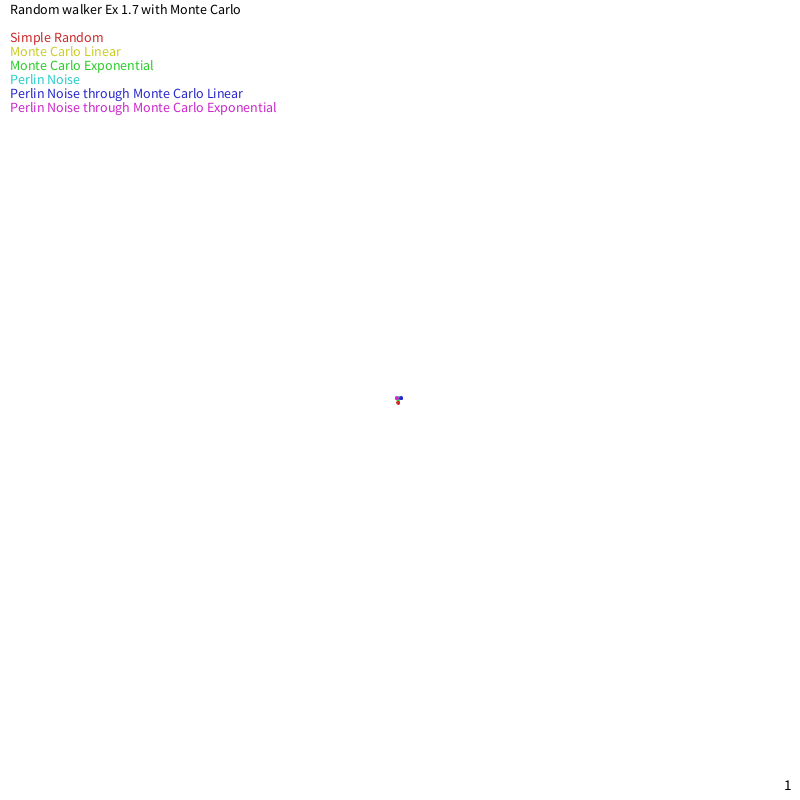
Frame 1 (no input)
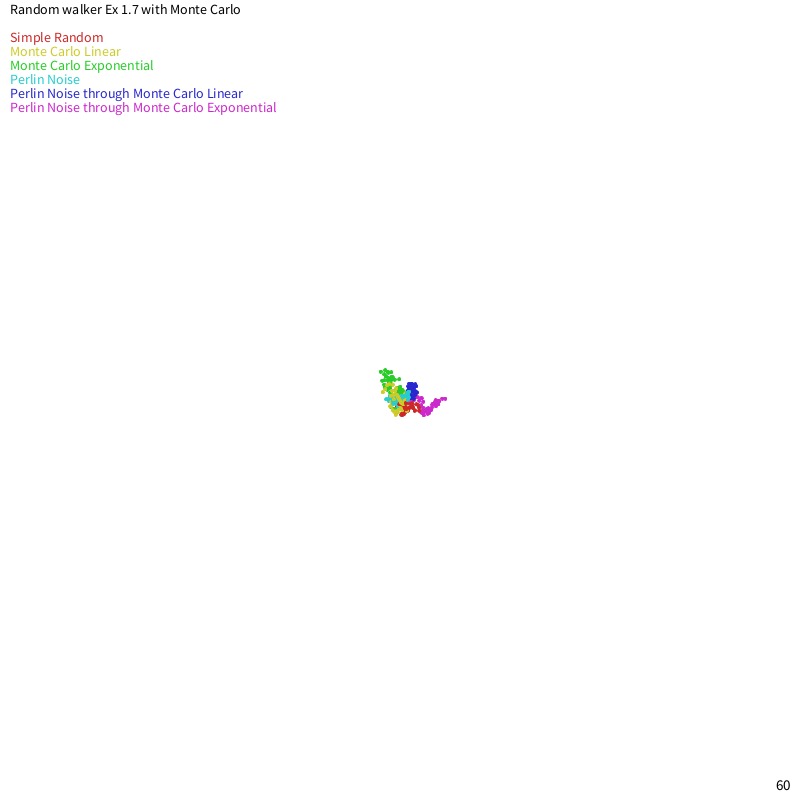
Frame 60 (the mouse pressed at the canvas centre just before this capture)
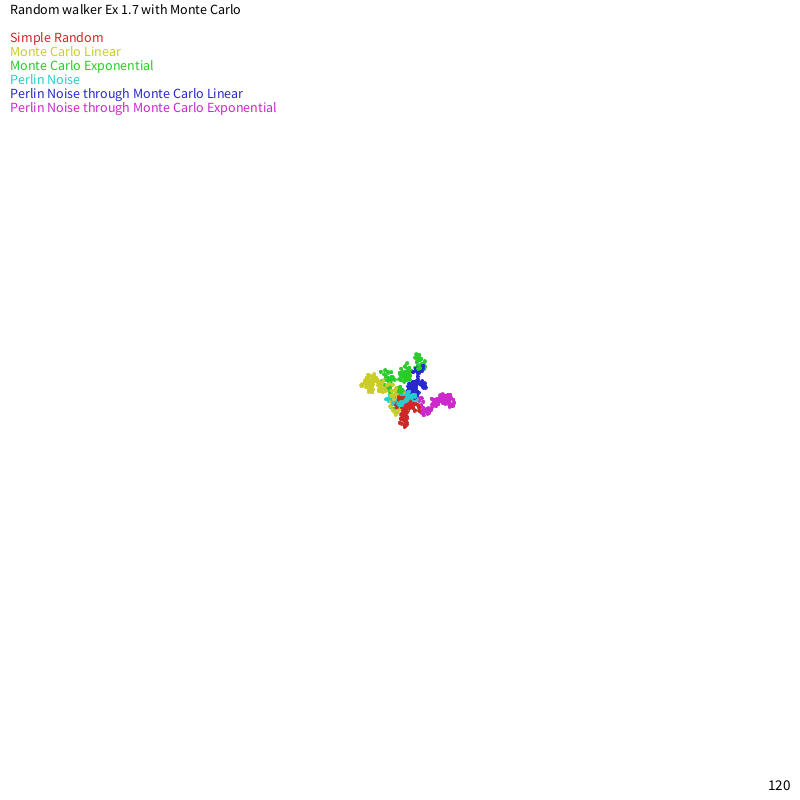
Frame 120 (the mouse held since frame 60 and released just before this capture)

The Processing sketch that drew these frames (run headless with seeded random() and noise(); from frame 60 on, the mouse is pressed at the canvas centre):

// Processing sketch: Noc01_07_ExI_7
// ── Noc01_07_ExI_7.pde
// Nature of Code
// Exercise I.7 Introducing Perlin noise into I.6 Monte Carlo walker
// Using vectors even though they haven't been introduced yet.

Walker[] walkers = new Walker[6];
int[] walkerColors = {0, 60, 120, 180, 240, 300};

int txtSize = 14;

int dotSaturation = 80;
int dotBrightness = 80;
int dotSize = 3;
int maxStep = 5;
int simulationStep = 0;

void setup() {
  colorMode(HSB, 360, 100, 100);
  size(800, 800);

  background(0, 0, 100);
  drawLegendItem("Random walker Ex 1.7 with Monte Carlo", 0, 0, 0);

  IRandom simpleRandom = new SimpleRandom();

  int walkIndex = 0;
  int walkerHue = walkerColors[walkIndex];
  Walker w = new Walker(walkerHue, simpleRandom);
  drawLegendItem("Simple Random", walkerHue, dotBrightness, walkIndex+2);
  walkers[walkIndex] = w;

  ++walkIndex;
  walkerHue = walkerColors[walkIndex];
  w = new Walker(walkerHue, new MonteCarlo(false, simpleRandom));
  drawLegendItem("Monte Carlo Linear", walkerHue, dotBrightness, walkIndex+2);
  walkers[walkIndex] = w;

  ++walkIndex;
  walkerHue = walkerColors[walkIndex];
  w = new Walker(walkerHue, new MonteCarlo(true, simpleRandom));
  drawLegendItem("Monte Carlo Exponential", walkerHue, dotBrightness, walkIndex+2);
  walkers[walkIndex] = w;

  ++walkIndex;
  walkerHue = walkerColors[walkIndex];
  w = new Walker(walkerHue, new PerlinNoise(1, 0.1));
  drawLegendItem("Perlin Noise", walkerHue, dotBrightness, walkIndex+2);
  walkers[walkIndex] = w;

  ++walkIndex;
  walkerHue = walkerColors[walkIndex];
  w = new Walker(walkerHue, new MonteCarlo(false, new PerlinNoise(100, 0.1)));
  drawLegendItem("Perlin Noise through Monte Carlo Linear", walkerHue, dotBrightness, walkIndex+2);
  walkers[walkIndex] = w;

  ++walkIndex;
  walkerHue = walkerColors[walkIndex];
  w = new Walker(walkerHue, new MonteCarlo(true, new PerlinNoise(1000, 1)));
  drawLegendItem("Perlin Noise through Monte Carlo Exponential", walkerHue, dotBrightness, walkIndex+2);
  walkers[walkIndex] = w;
}

void drawLegendItem(String text, int hue, int brightness, int row)
{
  textSize(txtSize);
  fill(hue, dotSaturation, brightness);
  text(text, 10, txtSize*(1+row));
}

void draw() {
  simulationStep++;

  for (int i = 0; i < walkers.length; i++) {
    walkers[i].step();
    walkers[i].display();
  }

  drawStepCount();
}

void drawStepCount() {
  int stepTextSize = 15;
  String simStepText = Integer.toString(simulationStep);
  int textWidth = (int)textWidth(simStepText);
  int xLoc = width-10-textWidth;
  int yLoc = height-10;
  fill(0, 0, 100);
  noStroke();
  rect(xLoc, yLoc-stepTextSize, textWidth+5, stepTextSize+2);
  fill(0, 0, 0);
  textSize(stepTextSize);
  text(simStepText, xLoc, yLoc);
}
// ── Randoms.pde
interface IRandom {
   // return next random number in range [0,1)
   float getRandom();
}


class MonteCarlo implements IRandom {
  IRandom valueGen;
  boolean isExponential;
  
  MonteCarlo(boolean isExponential, IRandom valueGen)
  {
    this.valueGen = valueGen;
    this.isExponential = isExponential;
  }
  
  float getRandom() {
    return nextMonteCarlo(isExponential);
  }

 // return next Monte Carlo number in range 0 (inclusive) to 1 (exclusive)
 private float nextMonteCarlo(boolean isExponential)
 {
   int loops = 0;
   
    while (loops < 1000) {
      float r1 = valueGen.getRandom();
      float r2 = valueGen.getRandom();
      if (isExponential && r2 < r1*r1) {
        return r1;
      } else if (!isExponential && r2 < r1) {
        return r1;
      }
      ++loops;
    }
    
    println((isExponential ? "Exp" : "Linear"),"failed to find a number in ",loops, "attempts");
    return 0;
  }
}

class SimpleRandom implements IRandom {
  float getRandom() {
    return random(1);
  }
}

class PerlinNoise implements IRandom {
  float seed;
  float step;
  
  PerlinNoise(float seed, float step)
  {
    this.seed = seed;
    this.step = step;
  }
  
  float getRandom() {
    seed += step;
    return noise(seed);
  }
  
}
// ── Walker.pde
class Walker {
  float x;
  float y;
  boolean isExponential;
  int walkerColor;
  IRandom stepSizeGen;
  
  Walker(int col, IRandom stepSizeGen) {
    x = width/2;
    y = height/2;
    this.walkerColor = col;
    this.stepSizeGen = stepSizeGen;
  }

  void display() {
    stroke(walkerColor,dotSaturation,dotBrightness);
    fill(walkerColor,dotSaturation,dotBrightness);
    ellipse(x,y,dotSize,dotSize);
  }

  void step() {
    float stepSize = stepSizeGen.getRandom() * maxStep;
    PVector direction = new PVector(random(-1,1),random(-1,1));
    direction.setMag(stepSize);
    x += direction.x;
    y += direction.y;
    
    if (y > height) {
      y = 0;
    } else if (x > width) {
      x = 0;
    } else if (x < 0) {
      x = width;
    } else if (y < 0) {
      y = height;
    }
  }
}
